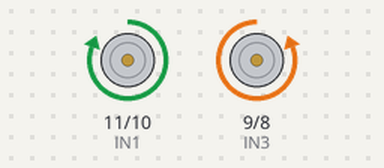
Bench run of a sketch on a simulated Arduino Uno, built with avr-gcc and run on an emulated ATmega328P. Parts: motor-driver pin pairs drawn as motors (green arrow = first pin HIGH = forward, orange = second pin HIGH = backward, longer = more drive, scaled by the enable pin).

Above: at 5.0 s.
At 15.5 s:
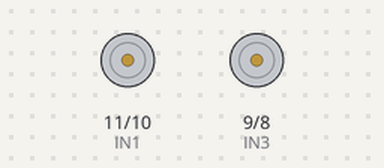
Timing chart, 0 to 27.3 s (numbered marks = the images above):
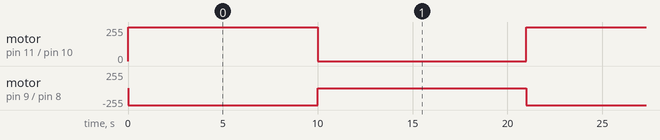

Measured:
- by itself, motor on pin 11 (IN1) / pin 10 (IN2): alternates forward 255/255 for 10.0 s and stopped for 11.0 s
- by itself, motor on pin 9 (IN3) / pin 8 (IN4): alternates backward 255/255 for 10.0 s and stopped for 11.0 s

The sketch:

testmotor.ino
```cpp
  #define IN1 11
  #define IN2 10
  #define IN3 9
  #define IN4 8
  #define PWMA 12
  #define PWMB 13
void setup() {
  pinMode(IN1,OUTPUT);
  pinMode(IN2,OUTPUT);
  pinMode(IN3,OUTPUT);
  pinMode(IN4,OUTPUT);

}
void Control(int in1, int in2, int pwmA, int in3, int in4, int pwmB, int dl)//controlRobot
  {
    digitalWrite(IN1,in1);  digitalWrite(IN3,in3);
    digitalWrite(IN2,in2);  digitalWrite(IN4,in4);
    analogWrite(PWMA,pwmA); analogWrite(PWMB,pwmB);
    delay(dl);
  }

void loop() {
  Control(1,0,130,0,1,150,10000);
  Control(0,0,0,0,0,0,1000);
  delay(10000);


}
```
